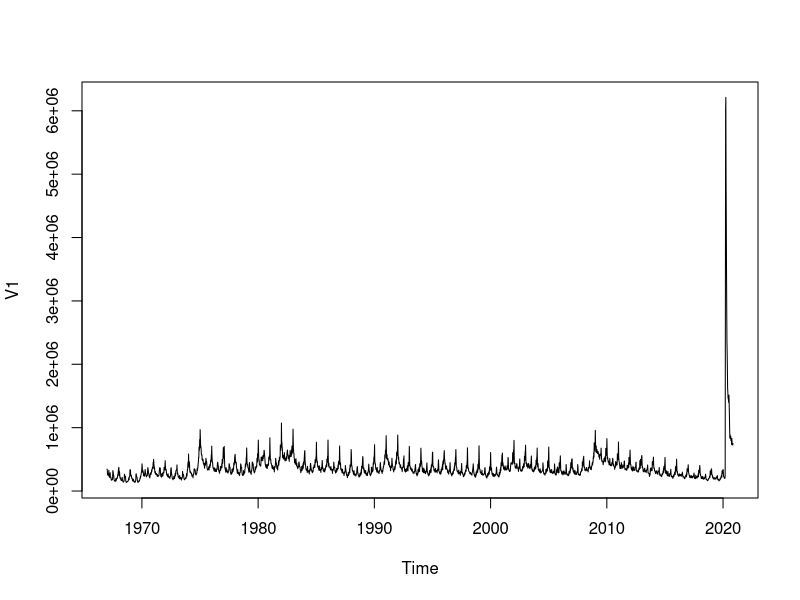
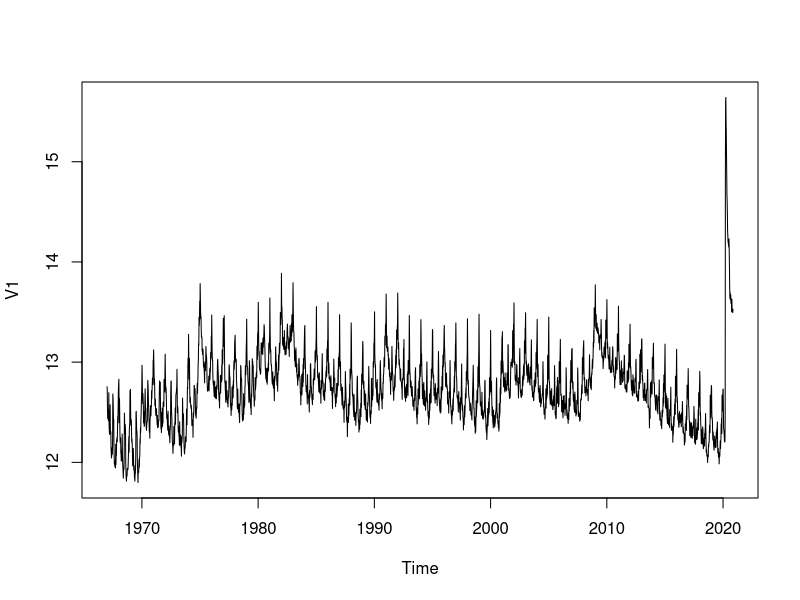

Write R code to recreate these figures, in order.
## ---- chunk 1
knitr::opts_knit$set(root.dir = 'C:/Users/neide/Documents/GitHub/ma189/Data')
## ---- chunk 2
claims <- read.table("InitialClaims.dat")
period <- 365.25/7
claims <- ts(claims, start = c(1967,1), frequency = period)
plot(claims)
plot(log(claims))
